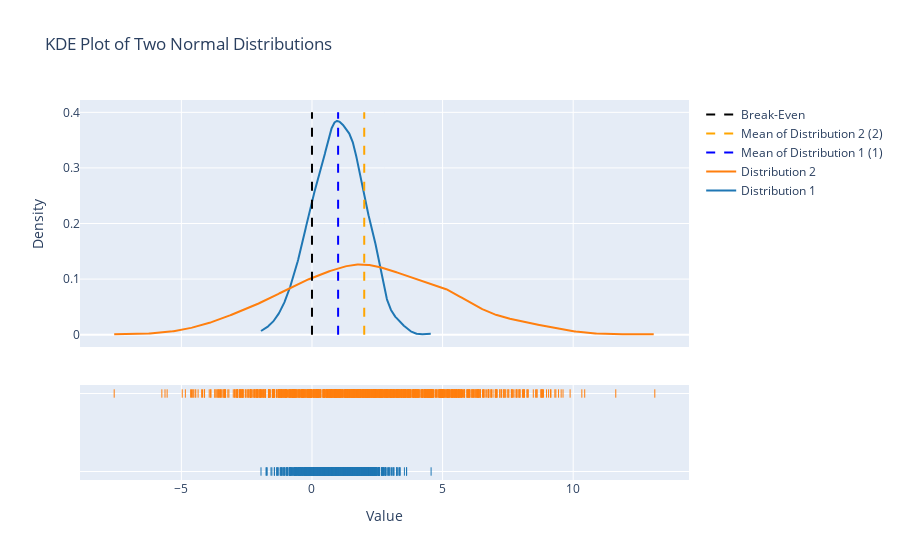

Notebook source saved alongside this figure:
### Code cell
# Create KDE plot
fig = ff.create_distplot([data1, data2], group_labels=['Distribution 1', 'Distribution 2'], show_hist=False)

# Add vertical lines for means and break-even
fig.add_trace(go.Scatter(x=[mean1, mean1], y=[0, 0.4], mode='lines', name=f'Mean of Distribution 1 ({mean1})', line=dict(color='blue', dash='dash')))
fig.add_trace(go.Scatter(x=[mean2, mean2], y=[0, 0.4], mode='lines', name=f'Mean of Distribution 2 ({mean2})', line=dict(color='orange', dash='dash')))
fig.add_trace(go.Scatter(x=[0, 0], y=[0, 0.4], mode='lines', name='Break-Even', line=dict(color='black', dash='dash')))

# Customize layout
fig.update_layout(title='KDE Plot of Two Normal Distributions', xaxis_title='Value', yaxis_title='Density')
fig.update_layout(height=800)
# Show plot
fig.show()

### Figure 1 — Plotly figure (JSON) as saved in the notebook; plotly's stock layout.template omitted (floating-point values rounded to 4 significant figures; data arrays with more than 128 entries replaced by an {"elided": "..."} marker saying what was removed)
{"data": [{"legendgroup": "Distribution 1", "marker": {"color": "rgb(31, 119, 180)"}, "mode": "lines", "name": "Distribution 1", "showlegend": true, "type": "scatter", "x": {"elided": "500 float values"}, "xaxis": "x", "y": {"elided": "500 float values"}, "yaxis": "y"}, {"legendgroup": "Distribution 2", "marker": {"color": "rgb(255, 127, 14)"}, "mode": "lines", "name": "Distribution 2", "showlegend": true, "type": "scatter", "x": {"elided": "500 float values"}, "xaxis": "x", "y": {"elided": "500 float values"}, "yaxis": "y"}, {"legendgroup": "Distribution 1", "marker": {"color": "rgb(31, 119, 180)", "symbol": "line-ns-open"}, "mode": "markers", "name": "Distribution 1", "showlegend": false, "type": "scatter", "x": {"elided": "1000 float values"}, "xaxis": "x", "y": {"elided": "1000 str values"}, "yaxis": "y2"}, {"legendgroup": "Distribution 2", "marker": {"color": "rgb(255, 127, 14)", "symbol": "line-ns-open"}, "mode": "markers", "name": "Distribution 2", "showlegend": false, "type": "scatter", "x": {"elided": "1000 float values"}, "xaxis": "x", "y": {"elided": "1000 str values"}, "yaxis": "y2"}, {"line": {"color": "blue", "dash": "dash"}, "mode": "lines", "name": "Mean of Distribution 1 (1)", "type": "scatter", "x": [1, 1], "y": [0, 0.4]}, {"line": {"color": "orange", "dash": "dash"}, "mode": "lines", "name": "Mean of Distribution 2 (2)", "type": "scatter", "x": [2, 2], "y": [0, 0.4]}, {"line": {"color": "black", "dash": "dash"}, "mode": "lines", "name": "Break-Even", "type": "scatter", "x": [0, 0], "y": [0, 0.4]}], "layout": {"autosize": true, "barmode": "overlay", "hovermode": "closest", "legend": {"traceorder": "reversed"}, "title": {"text": "KDE Plot of Two Normal Distributions"}, "xaxis": {"anchor": "y2", "autorange": true, "domain": [0, 1], "range": [-8.821, 14.37], "title": {"text": "Value"}, "type": "linear", "zeroline": false}, "yaxis": {"anchor": "free", "autorange": true, "domain": [0.35, 1], "position": 0, "range": [-0.02222, 0.4222], "title": {"text": "Density"}, "type": "linear"}, "yaxis2": {"anchor": "x", "autorange": true, "domain": [0, 0.25], "dtick": 1, "range": [-0.08712, 1.087], "showticklabels": false, "type": "category"}}}
